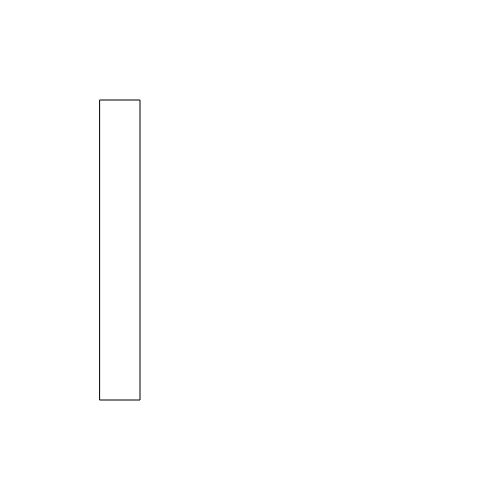
Frame 1 (no input)
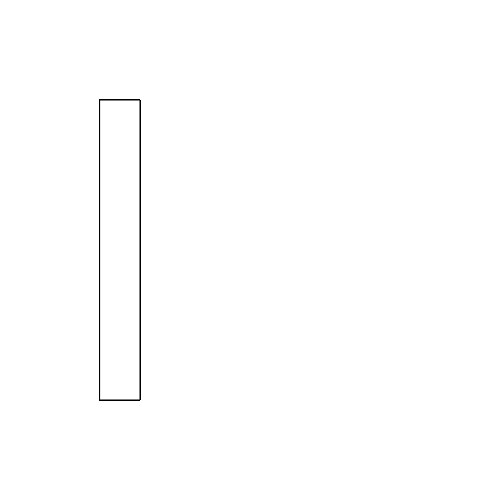
Frame 60 (no input)
Frame 120 (the mouse pressed at the canvas centre since frame 60): identical to frame 60, image omitted

The p5.js sketch that drew these frames (run headless with seeded random() and noise() and a simulated clock; from frame 60 on, the mouse is pressed at the canvas centre):

// p5.js sketch
// ── sketch.js
function setup() {
  // put setup code here
  createCanvas(500, 500);
}

function draw() {
  // put drawing code here
  rect(100, 100, 40, 300) ;
  
}
